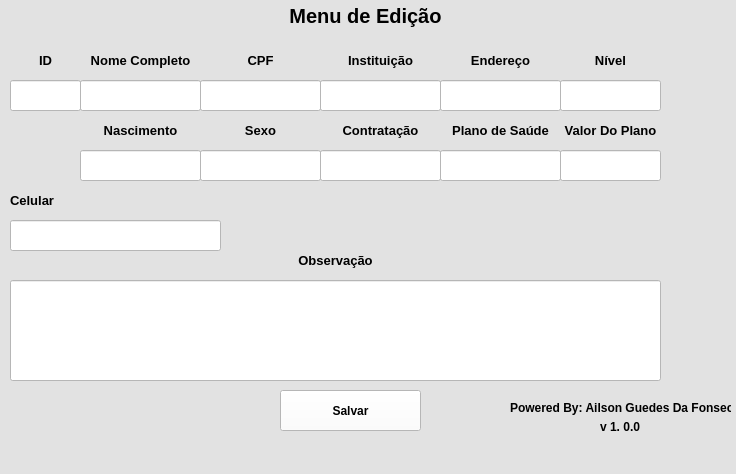
<?xml version="1.0" encoding="UTF-8"?>
<ui version="4.0">
 <class>MainWindow</class>
 <widget class="QMainWindow" name="MainWindow">
  <property name="geometry">
   <rect>
    <x>0</x>
    <y>0</y>
    <width>736</width>
    <height>474</height>
   </rect>
  </property>
  <property name="windowTitle">
   <string>MainWindow</string>
  </property>
  <property name="styleSheet">
   <string notr="true">background-color: rgb(226, 226, 226);</string>
  </property>
  <widget class="QWidget" name="centralwidget">
   <widget class="QLabel" name="label">
    <property name="geometry">
     <rect>
      <x>0</x>
      <y>0</y>
      <width>731</width>
      <height>31</height>
     </rect>
    </property>
    <property name="font">
     <font>
      <pointsize>15</pointsize>
      <weight>75</weight>
      <bold>true</bold>
     </font>
    </property>
    <property name="text">
     <string>Menu de Edição</string>
    </property>
    <property name="alignment">
     <set>Qt::AlignCenter</set>
    </property>
   </widget>
   <widget class="QPushButton" name="pushButton_7">
    <property name="geometry">
     <rect>
      <x>280</x>
      <y>390</y>
      <width>141</width>
      <height>41</height>
     </rect>
    </property>
    <property name="font">
     <font>
      <weight>75</weight>
      <bold>true</bold>
     </font>
    </property>
    <property name="styleSheet">
     <string notr="true">background-color: rgb(255, 255, 255);</string>
    </property>
    <property name="text">
     <string>Salvar</string>
    </property>
   </widget>
   <widget class="QLineEdit" name="lineEdit_2">
    <property name="geometry">
     <rect>
      <x>80</x>
      <y>80</y>
      <width>121</width>
      <height>31</height>
     </rect>
    </property>
    <property name="styleSheet">
     <string notr="true">background-color: rgb(255, 255, 255);</string>
    </property>
   </widget>
   <widget class="QLineEdit" name="lineEdit_3">
    <property name="geometry">
     <rect>
      <x>200</x>
      <y>80</y>
      <width>121</width>
      <height>31</height>
     </rect>
    </property>
    <property name="styleSheet">
     <string notr="true">background-color: rgb(255, 255, 255);</string>
    </property>
   </widget>
   <widget class="QLineEdit" name="lineEdit_4">
    <property name="geometry">
     <rect>
      <x>320</x>
      <y>80</y>
      <width>121</width>
      <height>31</height>
     </rect>
    </property>
    <property name="styleSheet">
     <string notr="true">background-color: rgb(255, 255, 255);</string>
    </property>
   </widget>
   <widget class="QLineEdit" name="lineEdit_5">
    <property name="geometry">
     <rect>
      <x>440</x>
      <y>80</y>
      <width>121</width>
      <height>31</height>
     </rect>
    </property>
    <property name="styleSheet">
     <string notr="true">background-color: rgb(255, 255, 255);</string>
    </property>
   </widget>
   <widget class="QLineEdit" name="lineEdit_6">
    <property name="geometry">
     <rect>
      <x>560</x>
      <y>80</y>
      <width>101</width>
      <height>31</height>
     </rect>
    </property>
    <property name="styleSheet">
     <string notr="true">background-color: rgb(255, 255, 255);</string>
    </property>
   </widget>
   <widget class="QLineEdit" name="lineEdit_1">
    <property name="geometry">
     <rect>
      <x>10</x>
      <y>80</y>
      <width>71</width>
      <height>31</height>
     </rect>
    </property>
    <property name="styleSheet">
     <string notr="true">background-color: rgb(255, 255, 255);</string>
    </property>
   </widget>
   <widget class="QLineEdit" name="lineEdit_7">
    <property name="geometry">
     <rect>
      <x>80</x>
      <y>150</y>
      <width>121</width>
      <height>31</height>
     </rect>
    </property>
    <property name="styleSheet">
     <string notr="true">background-color: rgb(255, 255, 255);</string>
    </property>
   </widget>
   <widget class="QLineEdit" name="lineEdit_8">
    <property name="geometry">
     <rect>
      <x>200</x>
      <y>150</y>
      <width>121</width>
      <height>31</height>
     </rect>
    </property>
    <property name="styleSheet">
     <string notr="true">background-color: rgb(255, 255, 255);</string>
    </property>
   </widget>
   <widget class="QLineEdit" name="lineEdit_9">
    <property name="geometry">
     <rect>
      <x>320</x>
      <y>150</y>
      <width>121</width>
      <height>31</height>
     </rect>
    </property>
    <property name="styleSheet">
     <string notr="true">background-color: rgb(255, 255, 255);</string>
    </property>
   </widget>
   <widget class="QLineEdit" name="lineEdit_10">
    <property name="geometry">
     <rect>
      <x>440</x>
      <y>150</y>
      <width>121</width>
      <height>31</height>
     </rect>
    </property>
    <property name="styleSheet">
     <string notr="true">background-color: rgb(255, 255, 255);</string>
    </property>
   </widget>
   <widget class="QLineEdit" name="lineEdit_11">
    <property name="geometry">
     <rect>
      <x>560</x>
      <y>150</y>
      <width>101</width>
      <height>31</height>
     </rect>
    </property>
    <property name="styleSheet">
     <string notr="true">background-color: rgb(255, 255, 255);</string>
    </property>
   </widget>
   <widget class="QLineEdit" name="lineEdit_12">
    <property name="geometry">
     <rect>
      <x>10</x>
      <y>280</y>
      <width>651</width>
      <height>101</height>
     </rect>
    </property>
    <property name="styleSheet">
     <string notr="true">background-color: rgb(255, 255, 255);</string>
    </property>
   </widget>
   <widget class="QLabel" name="label_2">
    <property name="geometry">
     <rect>
      <x>10</x>
      <y>50</y>
      <width>71</width>
      <height>21</height>
     </rect>
    </property>
    <property name="font">
     <font>
      <pointsize>10</pointsize>
      <weight>75</weight>
      <bold>true</bold>
     </font>
    </property>
    <property name="text">
     <string>ID</string>
    </property>
    <property name="alignment">
     <set>Qt::AlignCenter</set>
    </property>
   </widget>
   <widget class="QLabel" name="label_3">
    <property name="geometry">
     <rect>
      <x>80</x>
      <y>50</y>
      <width>121</width>
      <height>21</height>
     </rect>
    </property>
    <property name="font">
     <font>
      <pointsize>10</pointsize>
      <weight>75</weight>
      <bold>true</bold>
     </font>
    </property>
    <property name="text">
     <string>Nome Completo</string>
    </property>
    <property name="alignment">
     <set>Qt::AlignCenter</set>
    </property>
   </widget>
   <widget class="QLabel" name="label_4">
    <property name="geometry">
     <rect>
      <x>200</x>
      <y>50</y>
      <width>121</width>
      <height>21</height>
     </rect>
    </property>
    <property name="font">
     <font>
      <pointsize>10</pointsize>
      <weight>75</weight>
      <bold>true</bold>
     </font>
    </property>
    <property name="text">
     <string>CPF</string>
    </property>
    <property name="alignment">
     <set>Qt::AlignCenter</set>
    </property>
   </widget>
   <widget class="QLabel" name="label_5">
    <property name="geometry">
     <rect>
      <x>320</x>
      <y>50</y>
      <width>121</width>
      <height>21</height>
     </rect>
    </property>
    <property name="font">
     <font>
      <pointsize>10</pointsize>
      <weight>75</weight>
      <bold>true</bold>
     </font>
    </property>
    <property name="text">
     <string>Instituição</string>
    </property>
    <property name="alignment">
     <set>Qt::AlignCenter</set>
    </property>
   </widget>
   <widget class="QLabel" name="label_6">
    <property name="geometry">
     <rect>
      <x>440</x>
      <y>50</y>
      <width>121</width>
      <height>21</height>
     </rect>
    </property>
    <property name="font">
     <font>
      <pointsize>10</pointsize>
      <weight>75</weight>
      <bold>true</bold>
     </font>
    </property>
    <property name="text">
     <string>Endereço</string>
    </property>
    <property name="alignment">
     <set>Qt::AlignCenter</set>
    </property>
   </widget>
   <widget class="QLabel" name="label_7">
    <property name="geometry">
     <rect>
      <x>560</x>
      <y>50</y>
      <width>101</width>
      <height>21</height>
     </rect>
    </property>
    <property name="font">
     <font>
      <pointsize>10</pointsize>
      <weight>75</weight>
      <bold>true</bold>
     </font>
    </property>
    <property name="text">
     <string>Nível</string>
    </property>
    <property name="alignment">
     <set>Qt::AlignCenter</set>
    </property>
   </widget>
   <widget class="QLabel" name="label_8">
    <property name="geometry">
     <rect>
      <x>80</x>
      <y>120</y>
      <width>121</width>
      <height>21</height>
     </rect>
    </property>
    <property name="font">
     <font>
      <pointsize>10</pointsize>
      <weight>75</weight>
      <bold>true</bold>
     </font>
    </property>
    <property name="text">
     <string>Nascimento</string>
    </property>
    <property name="alignment">
     <set>Qt::AlignCenter</set>
    </property>
   </widget>
   <widget class="QLabel" name="label_9">
    <property name="geometry">
     <rect>
      <x>200</x>
      <y>120</y>
      <width>121</width>
      <height>21</height>
     </rect>
    </property>
    <property name="font">
     <font>
      <pointsize>10</pointsize>
      <weight>75</weight>
      <bold>true</bold>
     </font>
    </property>
    <property name="text">
     <string>Sexo</string>
    </property>
    <property name="alignment">
     <set>Qt::AlignCenter</set>
    </property>
   </widget>
   <widget class="QLabel" name="label_10">
    <property name="geometry">
     <rect>
      <x>320</x>
      <y>120</y>
      <width>121</width>
      <height>21</height>
     </rect>
    </property>
    <property name="font">
     <font>
      <pointsize>10</pointsize>
      <weight>75</weight>
      <bold>true</bold>
     </font>
    </property>
    <property name="text">
     <string>Contratação</string>
    </property>
    <property name="alignment">
     <set>Qt::AlignCenter</set>
    </property>
   </widget>
   <widget class="QLabel" name="label_11">
    <property name="geometry">
     <rect>
      <x>440</x>
      <y>120</y>
      <width>121</width>
      <height>21</height>
     </rect>
    </property>
    <property name="font">
     <font>
      <pointsize>10</pointsize>
      <weight>75</weight>
      <bold>true</bold>
     </font>
    </property>
    <property name="text">
     <string>Plano de Saúde</string>
    </property>
    <property name="alignment">
     <set>Qt::AlignCenter</set>
    </property>
   </widget>
   <widget class="QLabel" name="label_12">
    <property name="geometry">
     <rect>
      <x>560</x>
      <y>120</y>
      <width>101</width>
      <height>21</height>
     </rect>
    </property>
    <property name="font">
     <font>
      <pointsize>10</pointsize>
      <weight>75</weight>
      <bold>true</bold>
     </font>
    </property>
    <property name="text">
     <string>Valor Do Plano</string>
    </property>
    <property name="alignment">
     <set>Qt::AlignCenter</set>
    </property>
   </widget>
   <widget class="QLabel" name="label_13">
    <property name="geometry">
     <rect>
      <x>0</x>
      <y>250</y>
      <width>671</width>
      <height>21</height>
     </rect>
    </property>
    <property name="font">
     <font>
      <pointsize>10</pointsize>
      <weight>75</weight>
      <bold>true</bold>
     </font>
    </property>
    <property name="text">
     <string>Observação</string>
    </property>
    <property name="alignment">
     <set>Qt::AlignCenter</set>
    </property>
   </widget>
   <widget class="QLabel" name="label_14">
    <property name="geometry">
     <rect>
      <x>10</x>
      <y>190</y>
      <width>211</width>
      <height>21</height>
     </rect>
    </property>
    <property name="font">
     <font>
      <pointsize>10</pointsize>
      <weight>75</weight>
      <bold>true</bold>
     </font>
    </property>
    <property name="text">
     <string>Celular</string>
    </property>
    <property name="alignment">
     <set>Qt::AlignLeading|Qt::AlignLeft|Qt::AlignVCenter</set>
    </property>
   </widget>
   <widget class="QLineEdit" name="lineEdit_13">
    <property name="geometry">
     <rect>
      <x>10</x>
      <y>220</y>
      <width>211</width>
      <height>31</height>
     </rect>
    </property>
    <property name="styleSheet">
     <string notr="true">background-color: rgb(255, 255, 255);</string>
    </property>
   </widget>
   <widget class="QLabel" name="label_15">
    <property name="geometry">
     <rect>
      <x>600</x>
      <y>420</y>
      <width>47</width>
      <height>13</height>
     </rect>
    </property>
    <property name="font">
     <font>
      <weight>75</weight>
      <bold>true</bold>
     </font>
    </property>
    <property name="text">
     <string>v 1. 0.0</string>
    </property>
   </widget>
   <widget class="QLabel" name="label_16">
    <property name="geometry">
     <rect>
      <x>510</x>
      <y>400</y>
      <width>221</width>
      <height>16</height>
     </rect>
    </property>
    <property name="font">
     <font>
      <weight>75</weight>
      <bold>true</bold>
     </font>
    </property>
    <property name="text">
     <string>Powered By: Ailson Guedes Da Fonseca</string>
    </property>
   </widget>
  </widget>
  <widget class="QMenuBar" name="menubar">
   <property name="geometry">
    <rect>
     <x>0</x>
     <y>0</y>
     <width>736</width>
     <height>21</height>
    </rect>
   </property>
  </widget>
  <widget class="QStatusBar" name="statusbar"/>
 </widget>
 <resources/>
 <connections/>
</ui>
